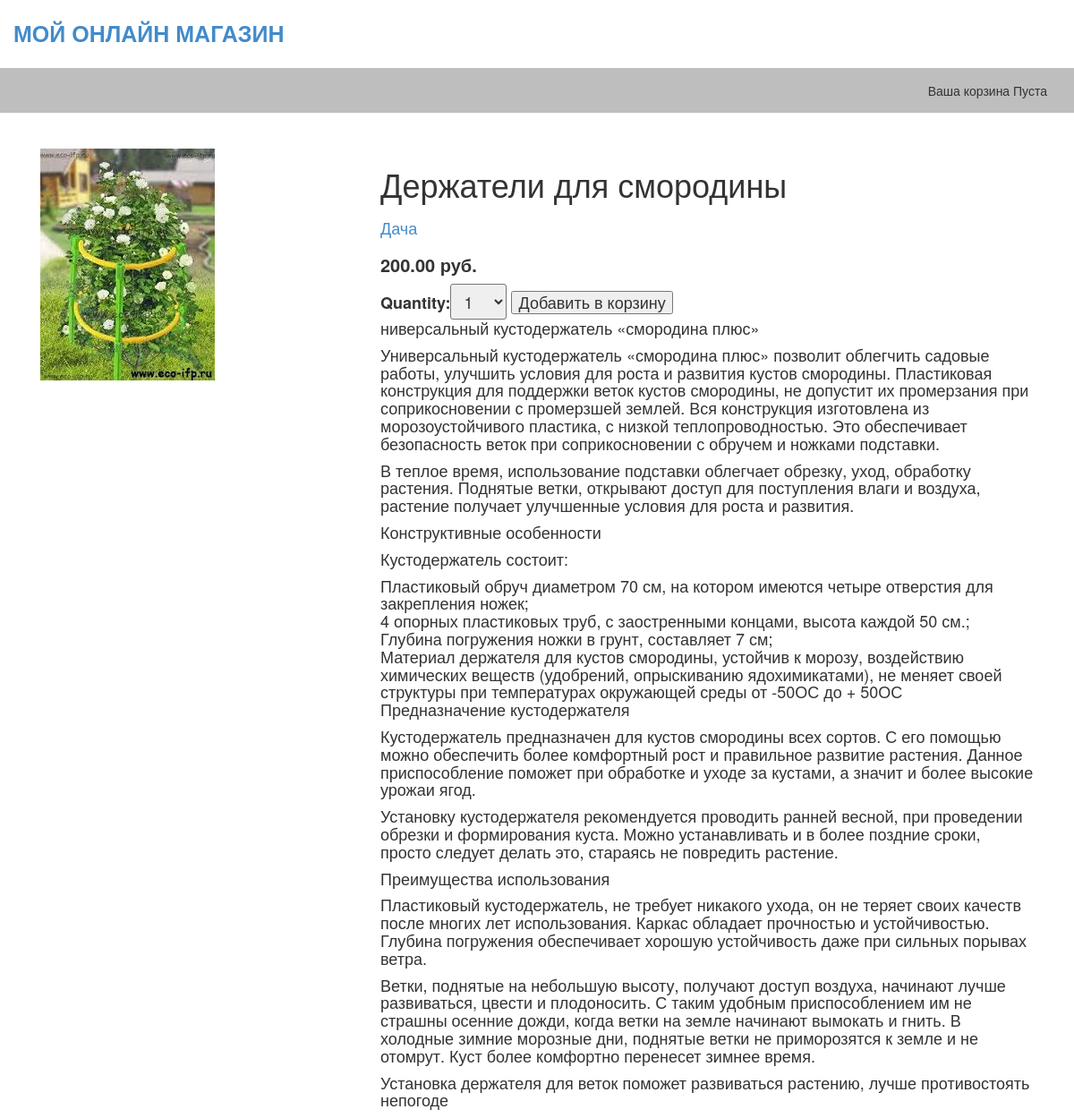
Screenshot of /4/derzhateli-dlya-smorodiny/ with the database file from the repository.
### shop/models.py (models this page shows, shortened)
class Product(models.Model):
        category=models.ForeignKey(Category,on_delete=models.CASCADE,related_name='products',verbose_name='Категория')
        name=models.CharField(max_length=200,db_index=True,verbose_name='Название')
        slug=models.SlugField(max_length=200,db_index=True)
        image=models.ImageField(upload_to='products/%Y/%m/%d/',blank=True,verbose_name='Изображение товара')
        discription=models.TextField(blank=True,verbose_name='Описание')
        price=models.DecimalField(max_digits=10,decimal_places=2,verbose_name='Цена')
        stock=models.PositiveIntegerField(verbose_name='На складе')
        available=models.BooleanField(default=True,verbose_name='Доступен')
        created=models.DateTimeField(auto_now_add=True)
        updated=models.DateTimeField(auto_now=True)
        class Meta:
            ordering=['name']
            index_together=[
            'id','slug']

class Category(models.Model):
    name=models.CharField(max_length=200,db_index=True)
    slug=models.CharField(max_length=200,db_index=True)
    class Meta:
        ordering=['name']
        verbose_name='Категория'
        verbose_name_plural='Категории'
    def __str__(self):
            return self.name
    def get_absolute_url(self):
        return reverse('shop:ProductListByCategory',args=[self.slug])

### shop/views.py (the view)
# urls.py: re_path(r'^(?P<id>\d+)/(?P<slug>[-\w]+)/$',views.ProductDetail,name='ProductDetail'),
def ProductDetail(request,id,slug):
    product=get_object_or_404(Product,id=id,slug=slug,available=True)
    cart_product_form=CartAddProductForm()
    return render(request,'shop/product/detail.html',{'product':product,'cart_product_form':cart_product_form})

### cart/forms.py
class CartAddProductForm(forms.Form):
    quantity=forms.TypedChoiceField(choices=PRODUCT_QUANTITY_CHOICES)
    update=forms.BooleanField(required=False,initial=False,widget=forms.HiddenInput)

### cart/cart.py (called while the page is built)
    def __len__(self):
        return sum(item['quantity'] for item in self.cart.values())

### cart/context_processors.py (called while the page is built)
def cart(request):
    return {'cart': Cart(request),'test_var':100}

### shop/templates/shop/product/Detail.html (shortened to what this page needs)
{%extends 'shop/base.html'%}
{%load static%}
{%block content%}
  <div class='product-detail'>
    <div class='col-sm-4'>
      <img src="{%if product.image%} {{product.image.url}} {%endif%}" class='img-responsive'></img>
    </div>
    <div class='col-sm-8'>
      <h1>{{product.name}}</h1>
      <h2><a href="{{product.category.get_absolute_url}}">{{product.category}}</a><h2>
      <p class='price'>
        {{product.price}} руб.
      </p>
      <form action="{%url 'cart:CartAdd' product.id%}" method='post'>
        {{cart_product_form}}
        <input type='submit' value='Добавить в корзину'>
      </form>
      <span class=text>
        {{product.discription | linebreaks}}
      </span>
    </div>
  </div>
{%endblock%}

### shop/templates/shop/base.html (shortened to what this page needs)
{% load static %}
<!DOCTYPE html>
<html lang="en">
<head>
  <link href="{%static 'css/bootstrap.min.css'%}" rel="stylesheet">
  <link rel="stylesheet" href="{%static 'css/style.css'%}">
</head>
<body>
<body>
  <section id='header'>
    <div class='top container'>
      <a href="{% url 'shop:ProductList'%}" class='text'>Мой онлайн магазин</a>
    </div>
    <div class='top-bl'>
      <div class='container'>
        <div class='cart'>
          {%with total_items=cart|length%}
          {% if cart|length > 0 %}
            Ваша корзина:
            <a href="{%url 'cart:CartDetail'%}">{{total_items}} тов. {{cart.get_total_price}} руб.</a>
          {%else%}
            Ваша корзина Пуста
          {%endif%}
          {%endwith%}
      </div>
    </div>
  </section>
  <section id='content row' class='container'>
    {%block content%}{%endblock%}
  </section>
</body>
</html>

### shop/static/css/style.css (style rules this page uses)
.top { padding: 20px 0; font-size: 25px; font-weight: 600; text-transform: uppercase; }
.top-bl { background: #bebebe; padding: 15px; }
.top-bl .cart { float: right; }
.product-detail { margin-top: 40px; }
.price { font-weight: 600; font-size: 20px; }
.product-detail h2 { font-size: 18px; }
#id_quantity { padding: 5px 10px; border-radius: 3px; }

### rows the page displays
Product: image (picture), name "Держатели для смородины", category "Дача", price "200.00", discription "ниверсальный кустодержатель «смородина плюс» Универсальный кустодержатель «смородина плюс» позволит облегчить садовые работы, улучшить условия для роста и развития кустов смородины. Пластиковая конструкция для поддержки веток кустов смородины, не допустит их промерзания при соприкосновении с промерзшей землей. Вся конструкция изготовлена из морозоустойчивого пластика, с низкой теплопроводностью. Это обеспечивает безопасность веток при соприкосновении с обручем и ножками подставки. В теплое время, использование подставки облегчает обрезку, уход, обработку растения. Поднятые ветки, открывают доступ для поступления влаги и воздуха, растение получает улучшенные условия для роста и развития.…"
